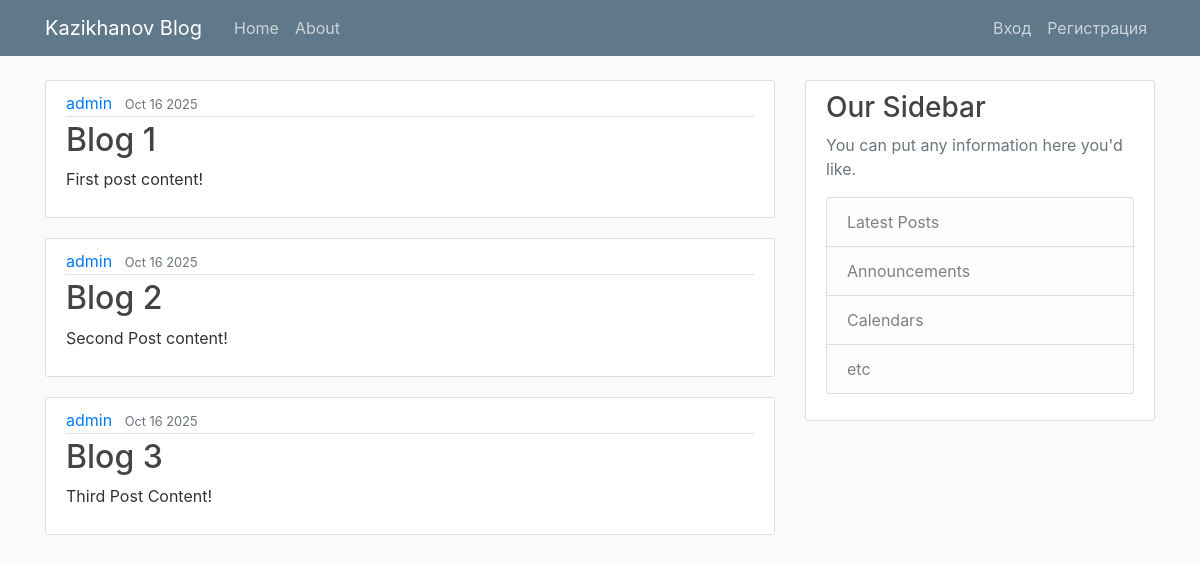
Screenshot of /blog/ with the database file from the repository.
### blog/models.py (models this page shows, shortened)
class Post(models.Model):
    title = models.CharField(max_length=100)
    content = models.TextField()
    date_posted = models.DateTimeField(default=timezone.now)
    author = models.ForeignKey(User, on_delete=models.CASCADE, related_name='posts')
    class Meta:
        verbose_name = 'Пост'
        verbose_name_plural = 'Посты'
        ordering = ['author']

### blog/views.py (the view)
# urls.py: path('', views.home, name='blog-home'),
def home(request):
    posts = Post.objects.all()
    context = {
        'title': 'Home',
        'posts': posts,
    }
    c = 0
    current_user = request.user
    if current_user.is_superuser and c == 0:
        c += 1
        messages.success(request, 'Вы являетесь Администратором сайта!')
    return render(request, 'blog/home.html', context)

### blog/templates/blog/home.html
{% extends "blog/base.html" %}
{% block content %}
    {% for post in posts %}
        <article class="media content-section">
          <div class="media-body">
            <div class="article-metadata">
              <a class="mr-2" href="#">{{ post.author }}</a>
              <small class="text-muted">{{ post.date_posted|date:'M d Y' }}</small>
            </div>
            <h2><a class="article-title" href="#">{{ post.title }}</a></h2>
            <p class="article-content">{{ post.content }}</p>
          </div>
        </article>
    {% endfor %}
{% endblock content %}

### blog/templates/blog/base.html (shortened to what this page needs)
<!DOCTYPE html>
{% load static %}
<html>
<head>
    <link rel="stylesheet" href="https://maxcdn.bootstrapcdn.com/bootstrap/4.0.0/css/bootstrap.min.css">
    <link rel="stylesheet" type="text/css" href="{% static 'blog/main.css' %}">
</head>
<body>
    <header class="site-header">
      <nav class="navbar navbar-expand-md navbar-dark bg-steel fixed-top">
        <div class="container">
          <a class="navbar-brand mr-4" href="{% url 'blog-home' %}">Kazikhanov Blog</a>
          <div class="collapse navbar-collapse" id="navbarToggle">
            <div class="navbar-nav mr-auto">
              <a class="nav-item nav-link" href="{% url 'blog-home' %}">Home</a>
              <a class="nav-item nav-link" href="{% url 'blog-about' %}">About</a>
            </div>
            <div class="navbar-nav">
                {% if user.is_authenticated %}
                <span class="navbar-text mr-3">
                    Добро пожаловать, {{ user.username }}
                </span>
                 <form action="{% url 'logout' %}" method="post" class="form-inline">
                  {% csrf_token %}
                     <a class="nav-item nav-link" href="{% url 'profile' %}">Профиль</a>
                  <button type="submit" class="btn btn-outline-light btn-sm">Выход из системы</button>
                </form>
              {% else %}
                <a class="nav-item nav-link" href="{% url 'login' %}">Вход</a>
                <a class="nav-item nav-link" href="{% url 'register' %}">Регистрация</a>
              {% endif %}
            </div>
          </div>
        </div>
      </nav>
    </header>
    <main role="main" class="container">
      <div class="row">
        <div class="col-md-8">
            {% block content %}{% endblock %}
        </div>
        <div class="col-md-4">
          <div class="content-section">
            <h3>Our Sidebar</h3>
            <p class='text-muted'>You can put any information here you'd like.
              <ul class="list-group">
                <li class="list-group-item list-group-item-light">Latest Posts</li>
                <li class="list-group-item list-group-item-light">Announcements</li>
                <li class="list-group-item list-group-item-light">Calendars</li>
                <li class="list-group-item list-group-item-light">etc</li>
              </ul>
            </p>
          </div>
        </div>
      </div>
    </main>
</body>
</html>

### blog/static/blog/main.css (style rules this page uses)
body { background: #fafafa; color: #333333; margin-top: 5rem; }
h1, h2, h3, h4, h5, h6 { color: #444444; }
ul { margin: 0; }
.bg-steel { background-color: #5f788a; }
.site-header .navbar-nav .nav-link { color: #cbd5db; }
.content-section { background: #ffffff; padding: 10px 20px; border: 1px solid #dddddd; border-radius: 3px; margin-bottom: 20px; }
.article-title { color: #444444; }
.article-content { white-space: pre-line; }
.article-metadata { padding-bottom: 1px; margin-bottom: 4px; border-bottom: 1px solid #e3e3e3 }

### rows the page displays
Post: author "admin", date_posted "Oct 16 2025", title "Blog 1", content "First post content!"
Post: author "admin", date_posted "Oct 16 2025", title "Blog 2", content "Second Post content!"
Post: author "admin", date_posted "Oct 16 2025", title "Blog 3", content "Third Post Content!"
